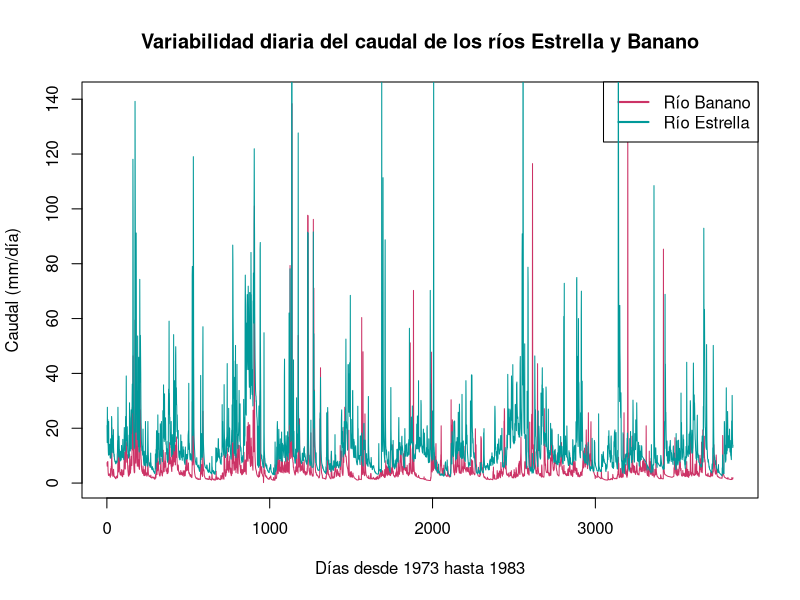
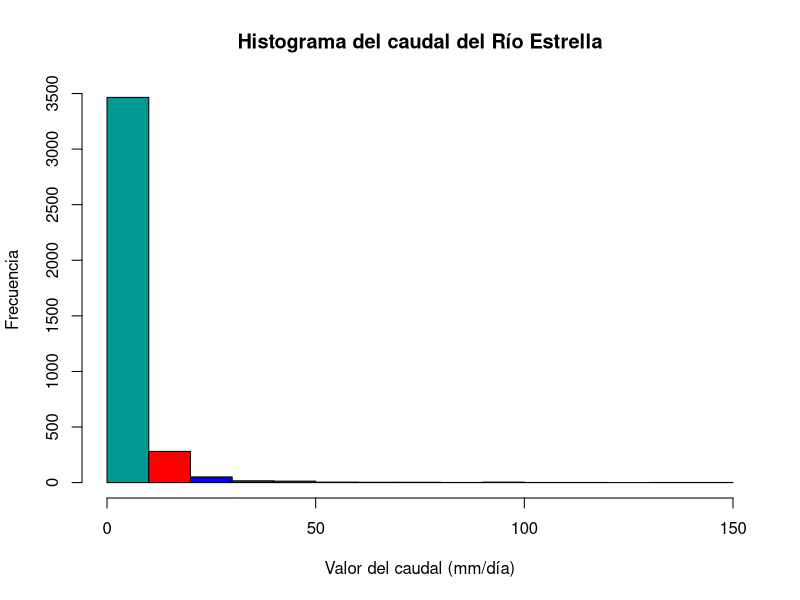
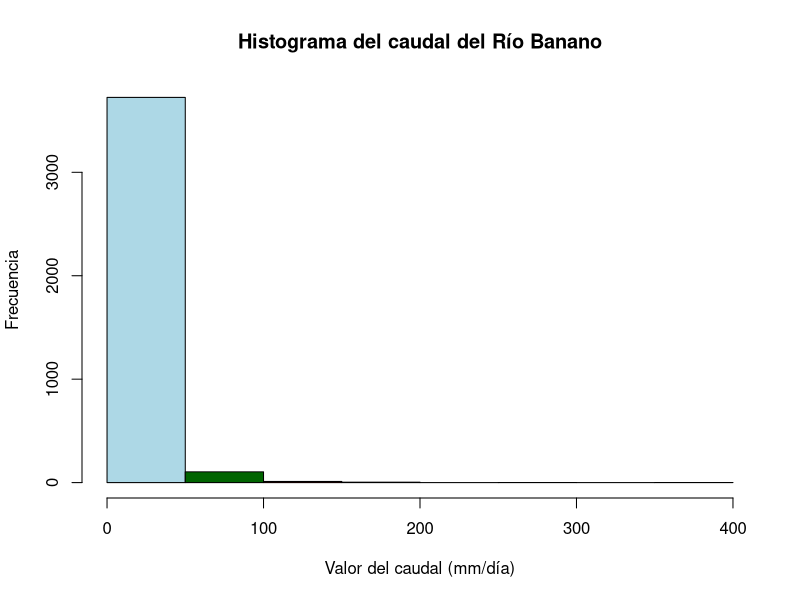
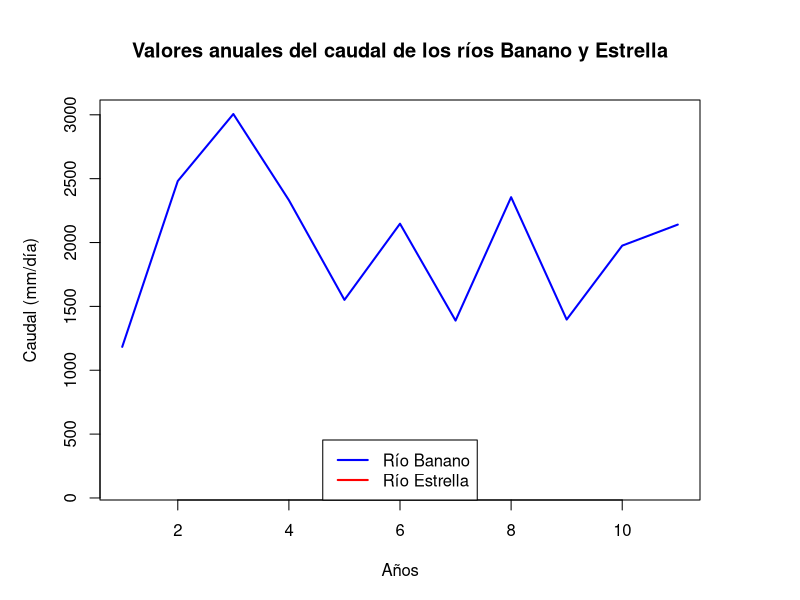
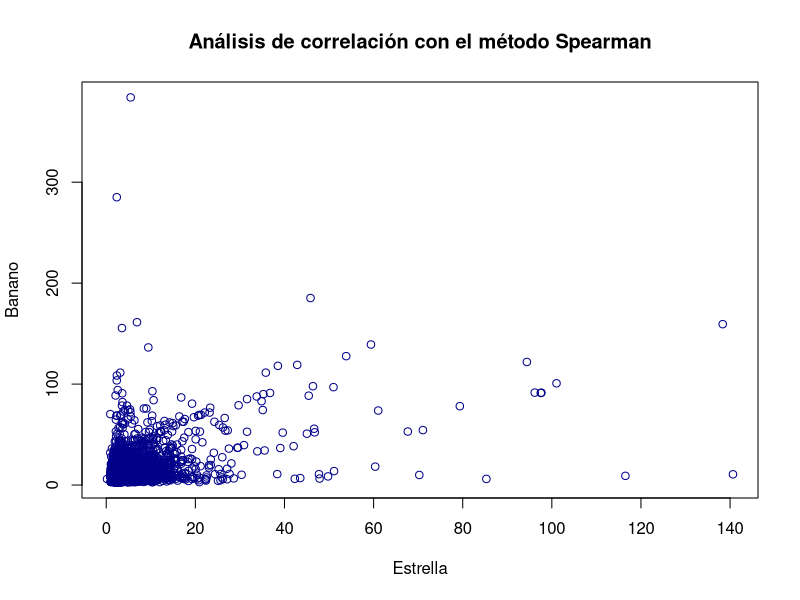

Here is the R script that generated these plots, in order: (Note: this script raises an error after producing the figures.)
#Exploración de datos geográficos
##Tarea 2 del curso de Procesamiento de datos geográficos (GF0604)
###Fecha de entrega: lunes 24 de mayo 2021 hasta las 7:00 a.m.  

##Estudiante: Gabriela Becerra Sandoval (C01067)


#####En esta práctica se pretende analizar datos hidrológicos para determinar las relaciones correspondientes al flujo de agua en los ríos Banano y Estrella. En efecto, se estudia el caudal de cada uno de ellos según sus valores anuales, mensuales y la correlación entre cada uno de ellos.
#####El archivo con el que se trabaja muestra las fechas correspondientes a cuanta agua transportó el río Estrella, de la cuenca Pandora, y el río Banano. Entre más alto sea el valor, más mm diarios de agua fluyeron en ese río.


#1. Agregar y visualizar los datos del archivo FDC.csv
##Primero se crea el objeto de asociación inp con los datos del la hoja de cálculo. Dentro de los parámetros, agregamos la función "na.strings" que nos permite convertir los datos faltantes en un espacio vacío. De este modo, se obtiene una serie de datos continua.
##Luego, con la función "head(inp)" se visualiza el encabezado y las primeras líneas del archivos con los datos de los ríos Banano y Estrella.
##Finalmente, para tener una vista general de cuántas filas y columnas tiene el csv, se llama la función dim(inp).
inp <- read.csv("FDC.csv", na.strings = "")
head(inp)
dim(inp)

inp[!complete.cases(inp),]

#Caudales de los ríos Estrella y Banano
plot(inp[,2], 
     main = "Variabilidad diaria del caudal de los ríos Estrella y Banano",
     xlab = "Días desde 1973 hasta 1983",
     ylab = "Caudal (mm/día)",
     type = "l", 
     col= "#CC3366")
legend(x = "topright",
       inset = c(0, 0),
       legend = c("Río Banano", "Río Estrella"), 
       lty = c(1, 1),
       col = c("#CC3366", "#009999"),
       lwd = 2,
       xpd = TRUE) 
lines(inp[,3], col = "#009999")


#Promedio de los caudales diarios por 10 años
#Cálculo de los caudales
summary(inp[,2:3])
#Historiogramas que muestran esos cálculos
hist(inp[,2],
     main = "Histograma del caudal del Río Estrella",
     xlab = "Valor del caudal (mm/día)",
     ylab = "Frecuencia",
     col=c("#009991", "red", "blue", "darkgreen", "magenta"))
hist(inp[,3],
     main = "Histograma del caudal del Río Banano",
     xlab = "Valor del caudal (mm/día)",
     ylab = "Frecuencia",
     col=c("lightblue", "darkgreen", "red", "green", "magenta"))

#Cambiar nombres de las columnas
names(inp) <- c("fecha", "Estrella", "Banano")
attach(inp)

#Definir el formato de fecha de nuestra serie de datos
Tempdate <- strptime(inp[,1], format = "%d/%m/%Y")

#Calcular el acumulado del volumen anual de agua transportado por los ríos
MAQ_Estrella <- tapply(inp[,2], format(Tempdate, format = "%Y"), FUN = sum)
MAQ_Banano <- tapply(inp[,3], format(Tempdate, format = "%Y"), FUN = sum)
write.csv(rbind(MAQ_Estrella, MAQ_Banano), file = "MAQ.csv")



#Graficar valores anuales

windows(width = 20, height = 15)
opar <- par(no.readonly = TRUE)
par(mar = c(5, 5, 5, 5))
plot(MAQ_Banano,
     ylim = c(100, 3000),
     xlab = "Años",
     ylab = "Caudal (mm/día)",
     main = "Valores anuales del caudal de los ríos Banano y Estrella",
     lwd = 2,
     col = "blue",
     type = "l")
legend(x = "bottom",
       inset = c(0, 0),
       legend = c("Río Banano", "Río Estrella"), 
       lty = c(1, 1),
       col = c("blue", "red"),
       lwd = 2,
       xpd = TRUE) 
on.exit(par(opar))
lines(MAQ_Estrella, col = "red", type = "l", lwd = 2)



#Graficar variabilidad anual
MMQ_Estrella <- tapply(inp[,2], format(Tempdate, format = "%m"), FUN = sum)
MMQ_Banano <- tapply(inp[,3], format(Tempdate, format = "%m"), FUN = sum)

#Análisis de correlación
corinp <- cor(inp[,2:3], method = "spearman")
plot(Estrella, Banano,
     col = "darkblue",
     main = "Análisis de correlación con el método Spearman")

#Correlación lineal
inp.lm <- lm("Estrella" ~ "Banano", data = inp)
plot(inp.lm)




